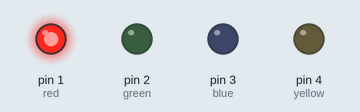
Simulated run of this sketch. Board: Arduino Uno, built with avr-gcc and run on an emulated ATmega328P. Parts: output pins drawn as LEDs (lit = HIGH).

Above: at 0.1 s.
At 1.3 s:
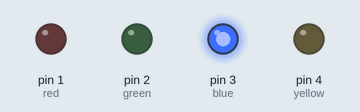
At 1.9 s:
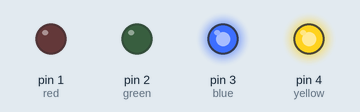
At 3.7 s:
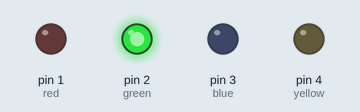
At 5.5 s:
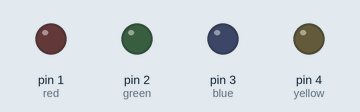
At 7.5 s:
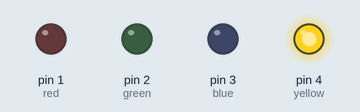
Timing chart, 0 to 7.8 s (numbered marks = the images above):
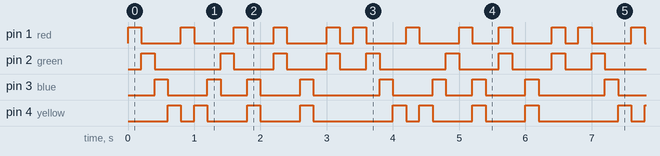

Measured:
- by itself, pin 1 (red): repeats every 3.4 s: 2 × (LOW 0.60 s, HIGH 0.20 s), LOW 0.40 s, HIGH 0.20 s, LOW 0.60 s, HIGH 0.20 s, LOW 0.20 s, HIGH 0.20 s
- by itself, pin 2 (green): repeats every 3.4 s: LOW 1.0 s, 2 × (HIGH 0.20 s, LOW 0.60 s), HIGH 0.20 s, LOW 0.40 s, HIGH 0.20 s
- by itself, pin 3 (blue): repeats every 3.4 s: LOW 0.60 s, HIGH 0.20 s, LOW 0.40 s, HIGH 0.20 s, LOW 0.60 s, HIGH 0.20 s, LOW 1.0 s, HIGH 0.20 s
- by itself, pin 4 (yellow): repeats every 3.4 s: LOW 0.20 s, 2 × (HIGH 0.20 s, LOW 0.60 s), HIGH 0.20 s, LOW 1.2 s, HIGH 0.20 s

The sketch:

Blink.ino
```cpp
// Set each LED as an integer
int red = 1;
int green = 2;
int blue = 3;
int yellow = 4;

// Set up each LED with their relative pin
void setup() {
  pinMode(red, OUTPUT);
  pinMode(green, OUTPUT);
  pinMode(blue, OUTPUT);
  pinMode(yellow, OUTPUT);
}

// Codes for making the LED blink on a loop
void loop() {
  // Loop that cycles through each LED from Red -> Green -> Blue -> Yellow and making them each blink on and off once
  for (int i = 1; i <= 4; i ++) {
    digitalWrite(i, HIGH);          // Turn on current LED
    delay(200);                     // Wait 200 ms
    digitalWrite(i, LOW);           // Turn off current LED
    delay(0);                       // *No delay but kept line to play around with timer
  }

  // Turn on Red LED once after cycle to transition into next loop
  digitalWrite(red, HIGH);          // Turn on Red LED
  delay(200);                       // Wait 200 ms
  digitalWrite(red, LOW);           // Turn off Red LED

  // Loop that cycles through each LED from Yellow -> Blue -> Green -> Red and making them each blink on and off once
  for (int i = 4; i >= 1; i --) {
    digitalWrite(i, HIGH);          // Turn on current LED
    delay(200);                     // Wait 200 ms
    digitalWrite(i, LOW);           // Turn off current LED
    delay(0);                       // **No delay but kept line to play around with timer
  }

  // Loop that cycles through duo LEDs and turning them on and off for 2 rotations (Yellow + Blue) & (Red + Green)
  for (int i = 1; i <= 2; i ++) {
    digitalWrite(yellow, HIGH);     // Turn on Yellow LED
    digitalWrite(blue, HIGH);       // Turn on Blue LED
    delay(200);                     // Wait 200 ms
    digitalWrite(yellow, LOW);      // Turn off Yellow LED
    digitalWrite(blue, LOW);        // Turn off Blue LED
    delay(200);                     // Wait 200 ms

    digitalWrite(red, HIGH);        // Turn on Red LED
    digitalWrite(green, HIGH);      // Turn on Green LED
    delay(200);                     // Wait 200 ms
    digitalWrite(red, LOW);         // Turn off Red LED
    digitalWrite(green, LOW);       // Turn off Green LED
    delay(200);                     // Wait 200 ms
  }
}
```
